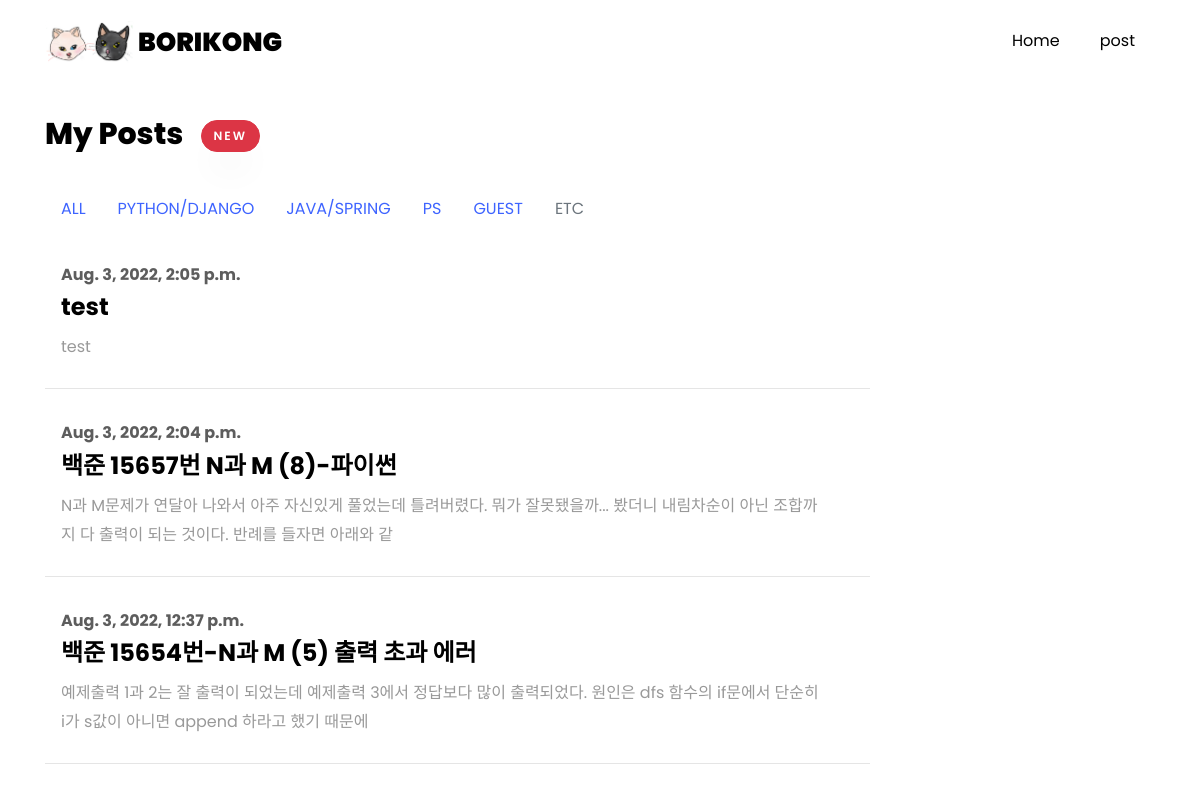
The app's page /, older data.
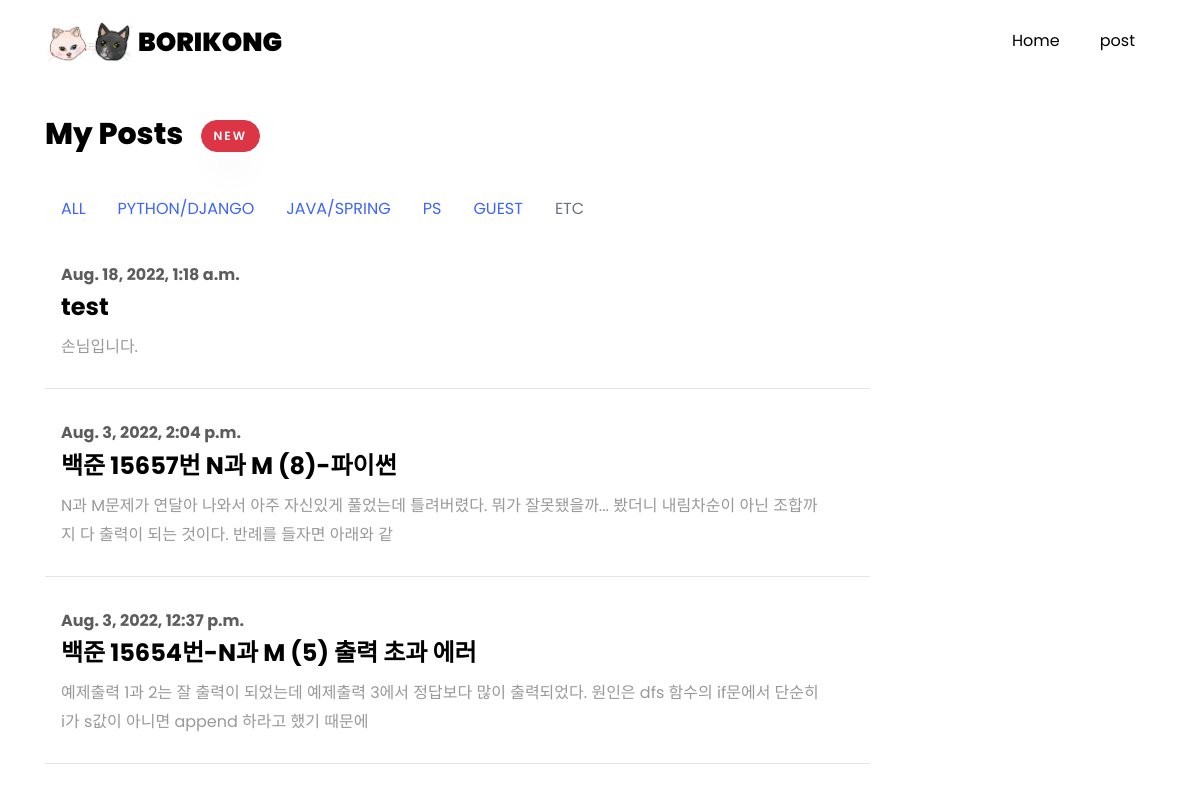
The same page, newer data.
### main/models.py (models this page shows, shortened)
class Post(models.Model):
    CATEGORIES = (
        ('PYTHON/DJANGO', 'python/django'),
        ('JAVA/SPRING', 'java/spring'),
        ('ANDROID', 'android'),
        ('ML', 'ml'),
        ('PS', 'ps'),
        ('GUEST','guest'),
        ('ETC', 'etc')
    )
    category = models.CharField(max_length=200, default="etc", choices=CATEGORIES,verbose_name="글 분류")
    user=models.CharField(max_length=20, default="borikong",verbose_name="작성자")
    passwd=models.CharField(max_length=50,default="",verbose_name="비밀번호")
    postname=models.CharField(max_length=100,verbose_name="제목")
    contents=models.TextField(verbose_name="내용")
    hits=models.PositiveIntegerField(default=0,verbose_name="조회수")
    mainphoto=models.ImageField(blank=True,null=True)
    subphoto1=models.ImageField(blank=True, null=True)
    subphoto1 = models.ImageField(blank=True, null=True)
    subphoto2 = models.ImageField(blank=True, null=True)
    subphoto3 = models.ImageField(blank=True, null=True)
    subphoto4 = models.ImageField(blank=True, null=True)
    subphoto5 = models.ImageField(blank=True, null=True)
    subphoto6 = models.ImageField(blank=True, null=True)
    subphoto7 = models.ImageField(blank=True, null=True)
    subphoto8 = models.ImageField(blank=True, null=True)
    subphoto9 = models.ImageField(blank=True, null=True)
    created_at = models.DateTimeField(auto_now_add=True)
    updated_at = models.DateTimeField(auto_now=True)
    def summary(self):
        return self.contents[:100]

### main/views.py (the view)
# urls.py: path('', views.index, name='index'),
def index(request):
    postlist = Post.objects.all()
    return render(request, 'main/index.html', {'postlist': postlist})

### main/templates/main/index.html
{% extends "base.html" %}
{% load static %}
{% block content %}
<section class="ftco-section ftco-no-pb goto-here" id="post-section">
    <div class="container">
        <div class="row">
            <div class="col-md-9">
                <div id="page-1" class="page one">
                    <h2 class="heading">My Posts &nbsp; <button type="button" class="btn btn-danger" onclick="location.href='{% url 'main:writing' %}'">new</button></h2>
{% include "./components/c_nav.html" %}
                    {% for list in postlist reversed%}
                    <div class="resume-wrap d-flex ftco-animate">
                        <div class="text pl-3">
                            <span class="date">{{list.created_at}}</span>
                            <h2 onclick="location.href='{% url 'main:posting' pk=list.pk %}'" onMouseover="this.style.color='#3e64ff';"
                                onMouseout="this.style.color='black';" style="cursor:pointer">{{list.postname}}</h2>
                            <p>{{list.summary}}</p>
                        </div>
                    </div>
                    {% endfor %}
                </div>
            </div>
        </div>
    </div>
</section>
{% endblock %}

Row changes from the older to the newer data that the page shows:
removed Post: created_at "Aug. 3, 2022, 2:05 p.m.", postname "test", summary "test"
added Post: created_at "Aug. 18, 2022, 1:18 a.m.", postname "test", summary "손님입니다."
